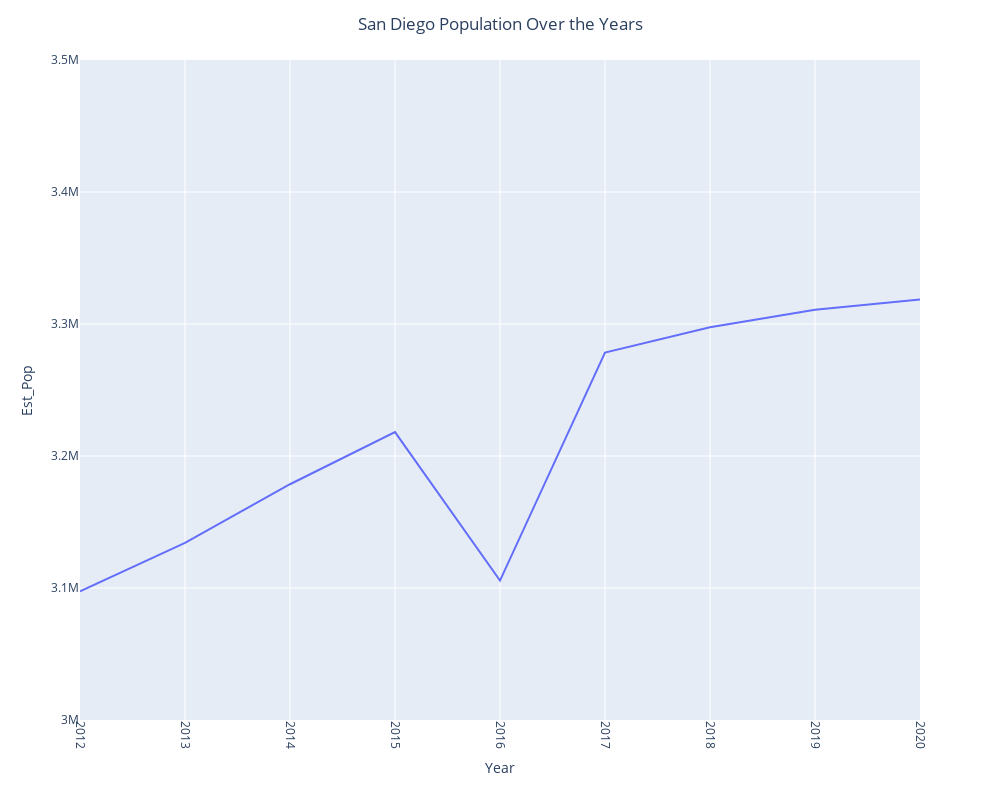

The notebook cell this image was saved under:
### Code cell
fig = px.line(year_over_year_df, x=year_over_year_df.index, y='Est_Pop', range_y=[3000000, 3500000])

title_string = 'San Diego Population Over the Years'
fig.update_layout(height=800,width=1000, title=title_string, title_x=0.5)

fig.update_xaxes(tickangle=90)
fig.show()

### Figure 1 — Plotly figure (JSON) as saved in the notebook; plotly's stock layout.template omitted (floating-point values rounded to 4 significant figures)
{"data": [{"hovertemplate": "Year=%{x}<br>Est_Pop=%{y}<extra></extra>", "legendgroup": "", "line": {"color": "#636efa", "dash": "solid"}, "marker": {"symbol": "circle"}, "mode": "lines", "name": "", "orientation": "v", "showlegend": false, "type": "scatter", "x": [2012, 2013, 2014, 2015, 2016, 2017, 2018, 2019, 2020], "xaxis": "x", "y": [3097524, 3134151, 3178607, 3218065, 3105642, 3278402, 3297495, 3310766, 3318619], "yaxis": "y"}], "layout": {"height": 800, "legend": {"tracegroupgap": 0}, "margin": {"t": 60}, "title": {"text": "San Diego Population Over the Years", "x": 0.5}, "width": 1000, "xaxis": {"anchor": "y", "domain": [0, 1], "tickangle": 90, "title": {"text": "Year"}}, "yaxis": {"anchor": "x", "domain": [0, 1], "range": [3000000, 3500000], "title": {"text": "Est_Pop"}}}}
